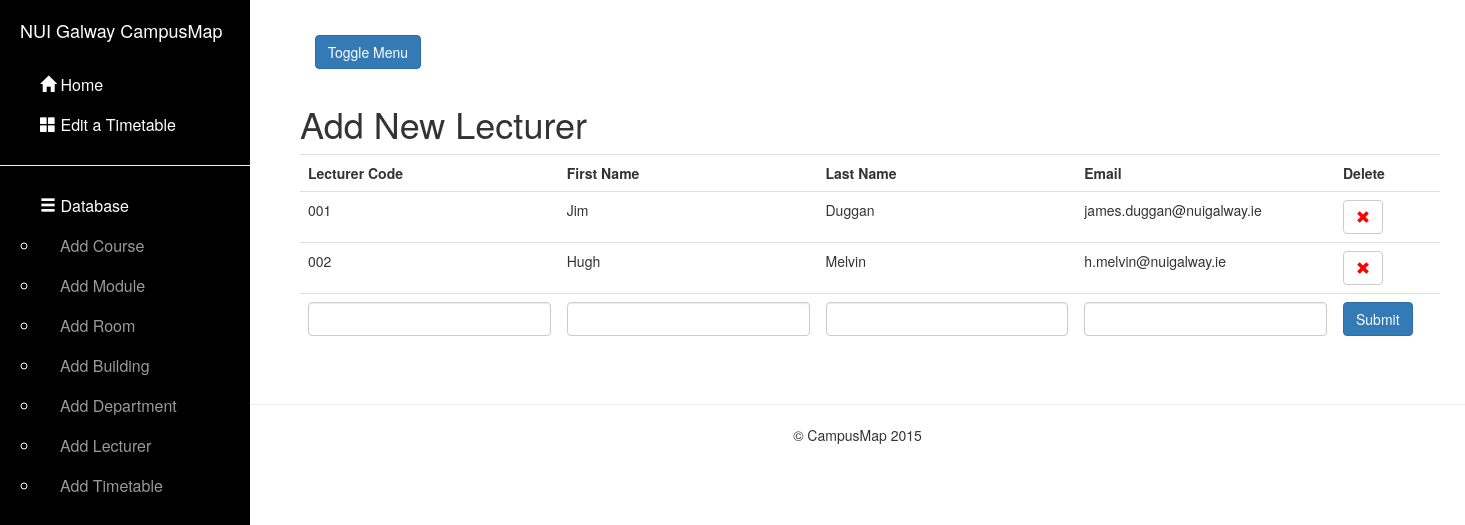
The app's page /lecturer/, older data.
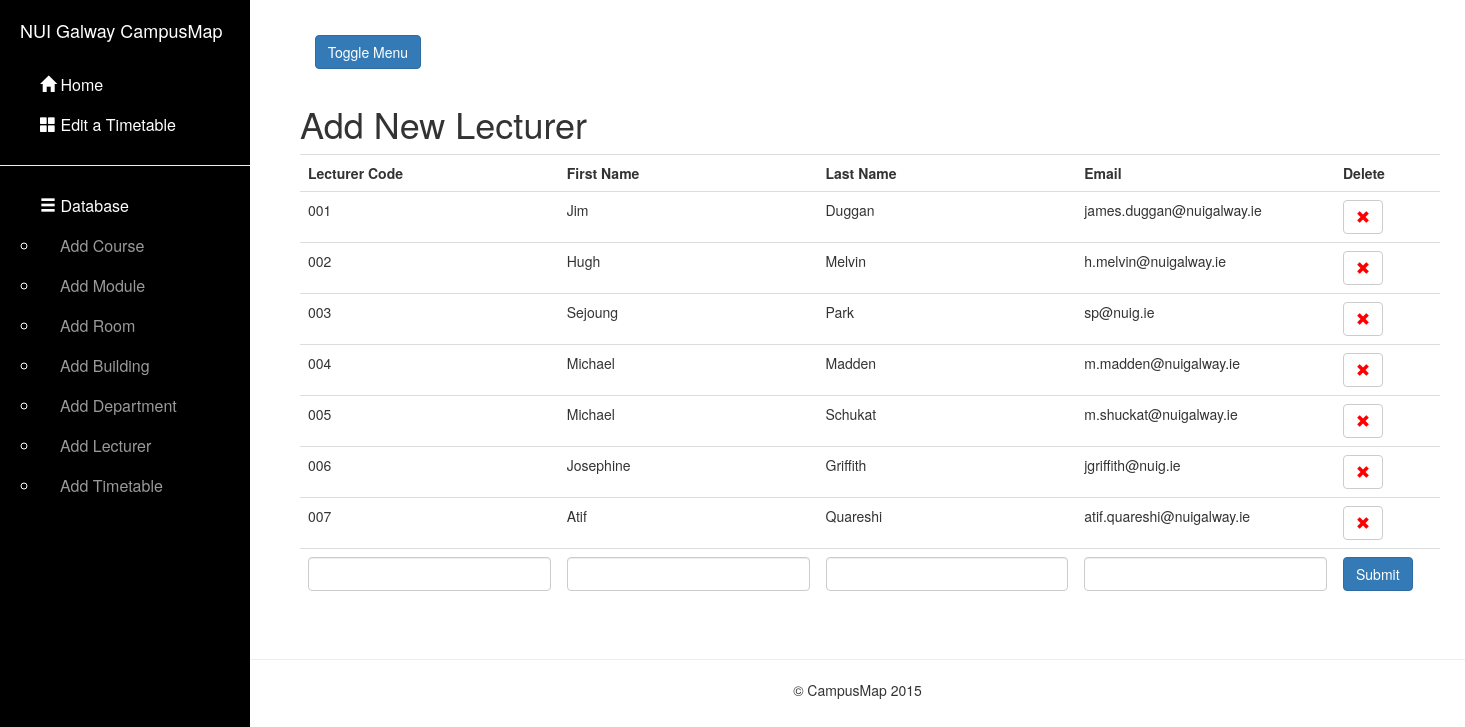
The same page, newer data.
### map/models.py (models this page shows, shortened)
class Lecturer(models.Model):
    lecCode = models.CharField(max_length = 7, primary_key=True)
    lecFirst_Name = models.CharField(max_length = 50)
    lecLast_Name = models.CharField(max_length = 50)
    lecEmail = models.EmailField();

### map/views.py (the view)
# urls.py: url(r'^lecturer/$', 'lecturer'),
def lecturer(request):
    query_results = Lecturer.objects.all()
    if request.method == 'GET':
        message = request.GET.get('message')
        if message == 'delete':
            record = request.GET.get('toDelete')
            Lecturer.objects.filter(lecCode=record).delete()
    if request.method == 'POST': # If the form has been submitted...
        form = LecturerForm(request.POST) # A form bound to the POST data
        if form.is_valid(): # All validation rules pass
            save_it = form.save()
            save_it.save()
            return HttpResponseRedirect('/lecturer/') # Redirect after POST
    else:
        form = LecturerForm() # An unbound form
    return render_to_response('dbstuff/addlecturer.html', locals(),context_instance=RequestContext(request))

### map/forms.py
class LecturerForm(forms.ModelForm):
    lecCode = forms.CharField(max_length = 7,label = mark_safe('<strong>Code</strong>'),)
    lecFirst_Name = forms.CharField(max_length = 50,label = mark_safe('<strong>First Name</strong>'))
    lecLast_Name = forms.CharField(max_length = 50,label = mark_safe('<strong>Last Name</strong>'))
    lecEmail = forms.EmailField(label = mark_safe('<strong>Email</strong>'))
    class Meta:
        model = Lecturer
        fields = "__all__"

### CampusMap/templates/dbstuff/addlecturer.html (shortened to what this page needs)
{% extends "base.html" %}
{% block content %}
    <div class="container">
        <h1>Add New Lecturer</h1>
        <table class="table" id="test">
            <tr>
                <th>Lecturer Code</th>
                <th>First Name</th>
                <th>Last Name</th>
                <th>Email</th>
                <th>Delete</th>
            </tr>
            {% for item in query_results %}
                <tr>
                    <td >{{  item.lecCode}}</td>
                    <td>{{  item.lecFirst_Name }}</td>
                    <td>{{  item.lecLast_Name }}</td>
                    <td>{{  item.lecEmail }}</td>
                    <td>
                        <button type="submit" onclick="getRecordDetails('lecturer')" class="btn btn-default" aria-label="Left Align" style="color: red">
                            <span class="glyphicon glyphicon-remove" aria-hidden="true"></span>
                        </button>
                    </td>
                </tr>
            {% endfor %}
            <tr>
                <form class="form-contact" action="" method="POST">
                    {% for field in form %}
                        <td>
                            <input type="text" class="form-control" name="{{ field.name }}" id="id_{{ field.name }}">
                        </td>
                    {% endfor %}
                    <td><input type="submit" value="Submit"  class="btn btn-primary">
                    </td>
                </form>
        </table>
    </div>
{%  endblock %}

### CampusMap/templates/base.html (shortened to what this page needs)
{% load staticfiles %}
<!DOCTYPE html>
<html lang="en">
<head>
    <link href="{{ STATIC_URL }}css/bootstrap.min.css" rel="stylesheet">
    <link href="{{ STATIC_URL }}css/simple-sidebar.css" rel="stylesheet">
</head>
<body>
<div id="wrapper">
    <div id="sidebar-wrapper">
        <ul class="sidebar-nav" >
            <li class="sidebar-brand">
                <a style="color:white">
                    NUI Galway CampusMap
                </a>
            </li>
            <li>
                <a style="color:white" href="../home"><span class="glyphicon glyphicon-home" aria-hidden="false" ></span> Home</a>
            </li>
            <li>
                <a style="color:white" href="../edit-timetable"><span class="glyphicon glyphicon-th-large" aria-hidden="false"></span> Edit a Timetable</a>
            </li>
            <hr>
            <ul style="color:white"> <span class="glyphicon glyphicon-menu-hamburger" aria-hidden="false"></span> Database
                <li>
                    <a href="../course">Add Course</a>
                </li>
                <li>
                    <a href="../module">Add Module</a>
                </li>
                <li>
                    <a href="../room">Add Room</a>
                </li>
                <li>
                    <a href="../building">Add Building</a>
                </li>
                <li>
                    <a href="../department">Add Department</a>
                </li>
                <li>
                    <a href="../lecturer">Add Lecturer</a>
                </li>
                <li>
                    <a href="../timetable">Add Timetable</a>
                </li>
            </ul>
        </ul>
    </div>
    <div id="page-content-wrapper">
        <div class="container-fluid">
            <div class="row">
                <div class="col-lg-2 col-md-2 col-sm-4 col-xs-4 text-center top-custom">
                    <a href="#menu-toggle" class="btn btn-primary" id="menu-toggle">Toggle Menu</a>
                </div>
            </div>
            {% block content %}
            {% endblock content%}
        </div>
    </div>
    <hr>
    <footer class="footer" align="center" style="text-align: center">
        <p>&copy; CampusMap 2015</p>
    </footer>
</div>
</body>
</html>

### static/css/simple-sidebar.css (style rules this page uses)
#wrapper { padding-left: 0; -webkit-transition: all 0.5s ease; -moz-transition: all 0.5s ease; -o-transition: all 0.5s ease; transition: all 0.5s ease; }
#sidebar-wrapper { z-index: 1000; position: fixed; left: 250px; width: 0; height: 100%; margin-left: -250px; overflow-y: auto; background: #000; -webkit-transition: all 0.5s ease; -moz-transition: all 0.5s ease; -o-transition: all 0.5s ease; transition: all 0.5s ease; }
#page-content-wrapper { width: 100%; position: absolute; padding: 15px; }
.sidebar-nav { position: absolute; top: 0; width: 250px; margin: 0; padding: 0; list-style: none; font-size: 16px; line-height: 40px; }
.sidebar-nav li { text-indent: 20px; line-height: 40px; }
.sidebar-nav li a { display: block; text-decoration: none; color: #999999; }
.sidebar-nav > .sidebar-brand { height: 65px; font-size: 18px; line-height: 60px; }
.sidebar-nav > .sidebar-brand a { color: #999999; }
@media (min-width:768px) { #wrapper { padding-left: 250px; } }
@media (min-width:768px) { #sidebar-wrapper { width: 250px; } }
@media (min-width:768px) { #page-content-wrapper { padding: 20px; position: relative; } }

### CampusMap/templates/base.html (style rules this page uses)
.top-custom { padding:15px }

Row changes from the older to the newer data that the page shows:
added Lecturer: lecCode "003", lecFirst_Name "Sejoung", lecLast_Name "Park", lecEmail "sp@nuig.ie"
added Lecturer: lecCode "004", lecFirst_Name "Michael", lecLast_Name "Madden", lecEmail "m.madden@nuigalway.ie"
added Lecturer: lecCode "005", lecFirst_Name "Michael", lecLast_Name "Schukat", lecEmail "m.shuckat@nuigalway.ie"
added Lecturer: lecCode "006", lecFirst_Name "Josephine", lecLast_Name "Griffith", lecEmail "jgriffith@nuig.ie"
added Lecturer: lecCode "007", lecFirst_Name "Atif", lecLast_Name "Quareshi", lecEmail "atif.quareshi@nuigalway.ie"
